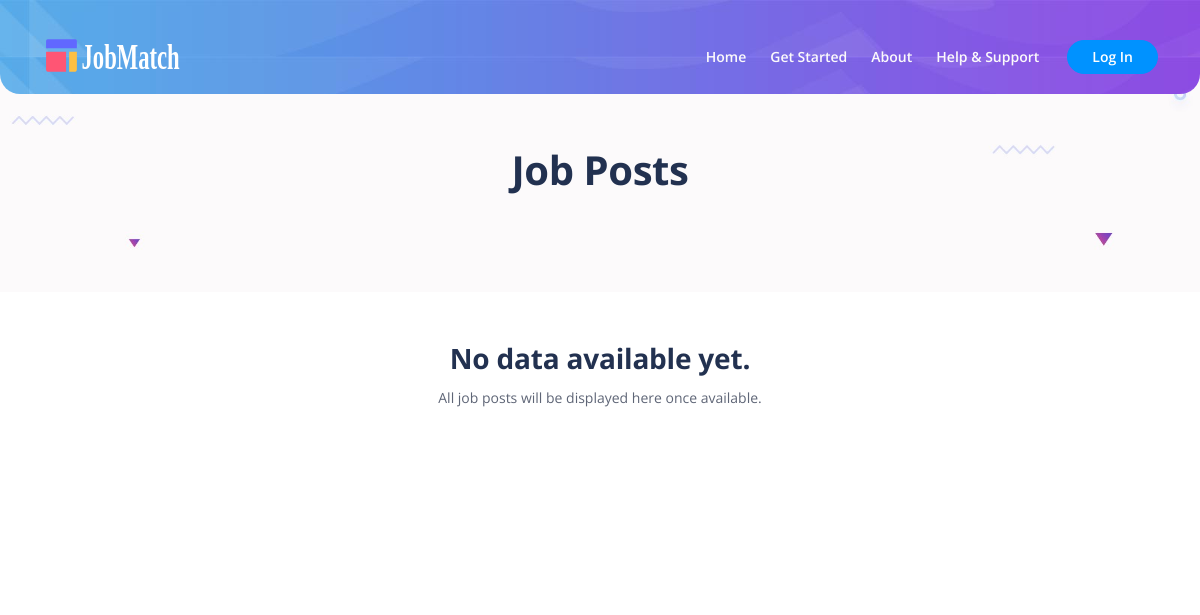
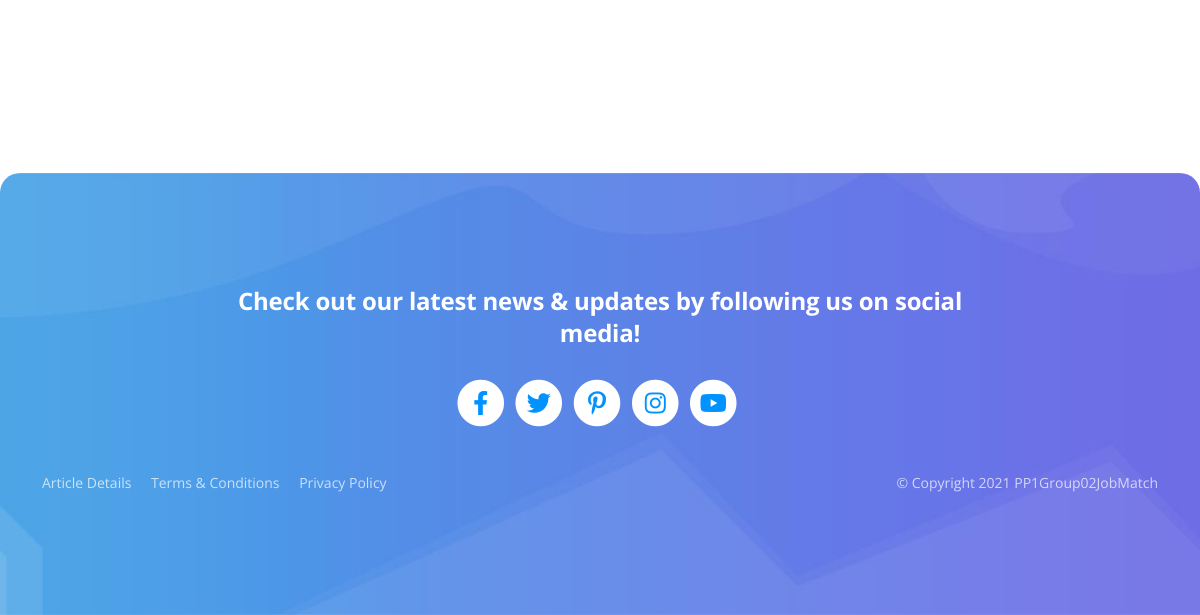
The page /view/jobpost_list.php on the database as committed earlier (2 pictures, top to bottom).
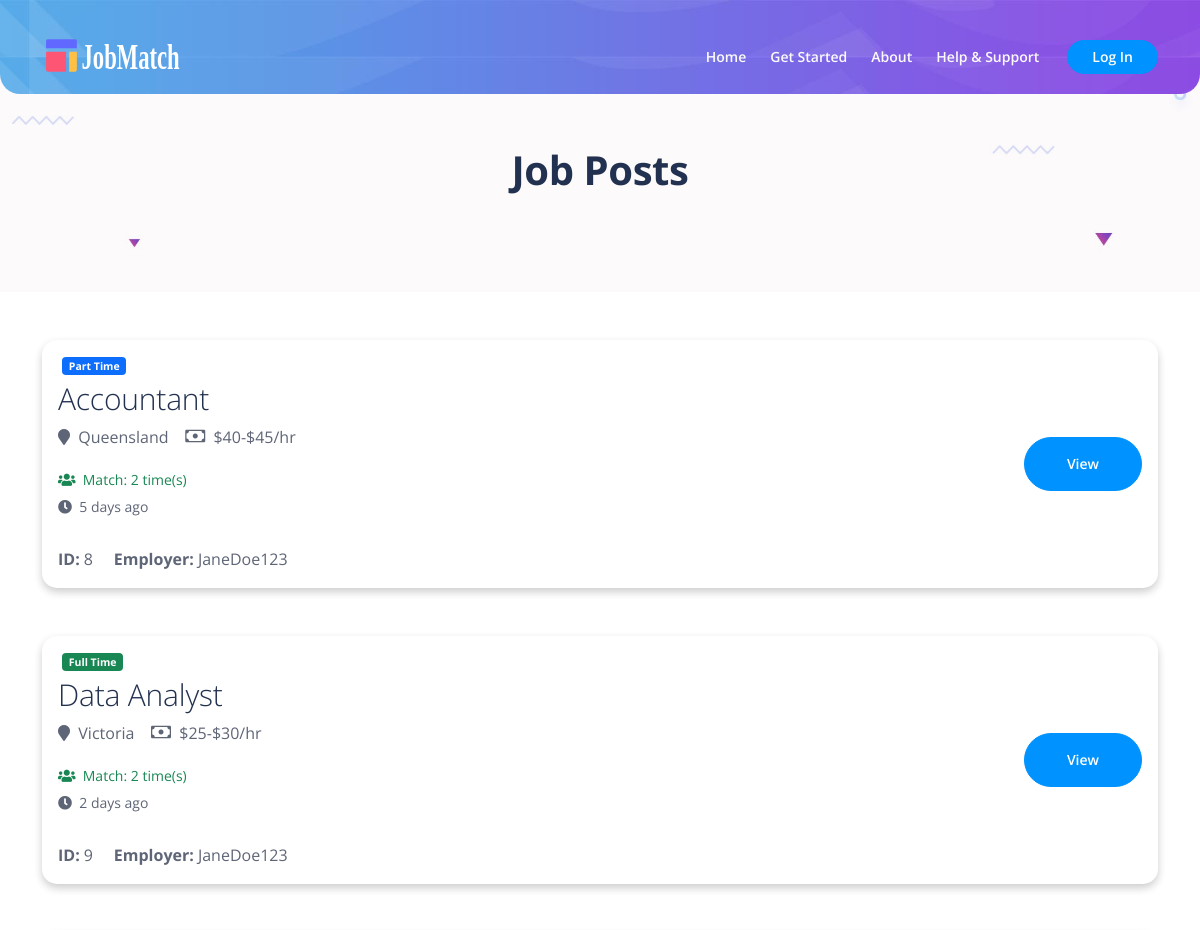
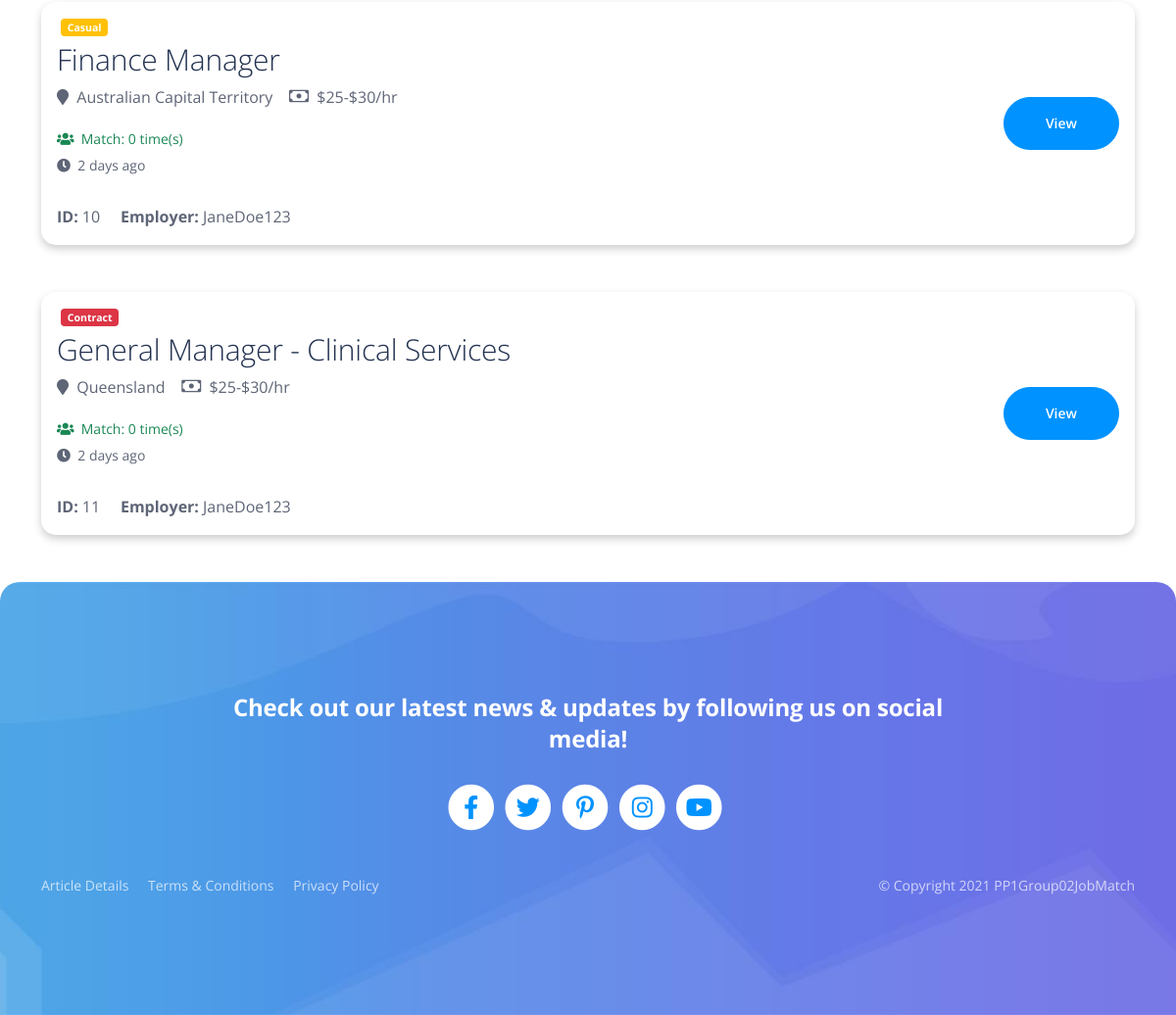
The same page on the database as committed later (2 pictures, top to bottom).
### tables this page shows
CREATE TABLE `jobpost` (
  `id` int(11) NOT NULL,
  `position` text NOT NULL,
  `field` text NOT NULL,
  `salary` text NOT NULL,
  `type` text NOT NULL,
  `description` text NOT NULL,
  `requirements` text NOT NULL,
  `location` text NOT NULL,
  `employer` text NOT NULL,
  `contact` text NOT NULL,
  `date` timestamp NOT NULL DEFAULT current_timestamp()
);

### controller/admin_controller.php (called while the page is built, shortened)
<?php
class AdminController {
    public function getAllJobPost() {
        require_once '../model/admin_model.php';
        include '../model/db_connection.php';
        $adminModel = new AdminModel();
        return $adminModel->getAllJobPost($db);
    }
}

### model/admin_model.php (called while the page is built, shortened)
<?php
class AdminModel {
	public function getAllJobPost($db){
		require_once '../model/job_object.php';
		require_once '../model/matchmaking_model.php';
		$mm = new MatchmakingModel();
		$jobposts = array();
		$query = "SELECT * FROM jobpost ORDER BY id";
		$result = $db->query($query) or die(mysqli_error($db));
		$numResults = $result->num_rows;
		for ($i = 0; $i < $numResults; $i++) {
			$row = $result->fetch_assoc();
			$totalMatches = $mm->countJobMatches($db, $row['id']);
			$timeElapsed = $mm->getTimeElapsed($row['date']);
			$jobposts[$i] = new JobPost($row['id'], $row['position'], $row['field'], $row['salary'], $row['type'], $row['description'], $row['requirements'], $row['location'], $row['employer'], $row['contact'], $totalMatches, $timeElapsed);
		}
		return $jobposts;
	}
}

### model/matchmaking_model.php (called while the page is built, shortened)
<?php
class MatchmakingModel {
	public function countJobMatches($db, $jobID) {
		$result = $db->query("SELECT COUNT(*) as totalmatches FROM jobmatch WHERE jobPostID='$jobID'");
		$row = $result->fetch_assoc();
		$countJobMatches = $row['totalmatches'];
		return $countJobMatches;
	}
	function getTimeElapsed($date, $tense = 'ago') {
		static $periods = array('year', 'month', 'day', 'hour', 'minute', 'second');
		$now  = new DateTime('now');
		$date = new DateTime($date);
		$diff = $now->diff($date)->format('%y %m %d %h %i %s');
		$diff = explode(' ', $diff);
		$diff = array_combine($periods, $diff);
		$diff = array_filter($diff);
		$period = key($diff);
		$value  = current($diff);
		if (!$value) {
			$period = 'seconds';
			$value  = 0;
		} else {
			if ($value > 1) {
				$period .= 's';
			}
		}
		return "$value $period $tense";
	}
}

### model/job_object.php (called while the page is built, shortened)
<?php
class JobPost{
    public function __construct($id, $position, $field, $salary, $type, $description, $requirements, $location, $employer, $contact, $matches, $date) {
        $this->id = $id;
        $this->position = $position;
        $this->salary = $salary;
        $this->type = $type;
        $this->location = $location;
        $this->employer = $employer;
        $this->matches = $matches;
        $this->date = $date;
    }
}

### view/jobpost_list.php (the view, shortened to what the changed rows need)
<?php
require_once '../controller/admin_controller.php';
$ac = new AdminController();
try {
    $allJobPosts = array();
    $allJobPosts = $ac->getAllJobPost();
} catch (Exception $e) {
    echo $e->getMessage();
}
?>
<!DOCTYPE html>
<html lang="en">
<head>
    <?php
    require_once("component/header.php");
    ?>
</head>
<body data-bs-spy="scroll" data-bs-target="#navbarExample" class="text-center">
    <header id="ex-header" class="ex-header">
        <div class="container">
            <div class="row justify-content-md-center">
                <div class="col-xl-11 mb-2">
                    <h1>Job Posts</h1>
                </div>
            </div>
        </div>
    </header>
    <div class="container mt-5">
        <div class="mb-5" style="min-height: 400px;">
            <?php
            if (count($allJobPosts) < 1) {
                echo "<h3>No data available yet.</h3> <small>All job posts will be displayed here once available.</small>";
            } else {
                foreach ($allJobPosts as $post) {
                    $badge = "badge bg-primary";
                    if ($post->type == "Full Time") {
                        $badge = "badge bg-success";
                    } elseif ($post->type == "Part Time") {
                        $badge = "badge bg-primary";
                    } elseif ($post->type == "Casual") {
                        $badge = "badge bg-warning";
                    } elseif ($post->type == "Contract") {
                        $badge = "badge bg-danger";
                    }
                    echo <<< END
                        <div class="job-card">
                            <div class="card border-0 mb-5">
                                <div class="card-body">
                                    <div class="row d-flex align-items-center">
                                        <div class="col text-start">
                                            <small class="ms-1"><span class="$badge">$post->type</span></small>
                                            <h4 style="font-size: 30px; font-weight: lighter;" class="text-start">$post->position</h4>
                                            <p class="card-text"><i class="fa fa-map-marker" aria-hidden="true"></i>&nbsp; $post->location &nbsp;&nbsp; <i style="font-size: 20px" class="bi bi-cash"></i>&nbsp; $post->salary</p>
                                            <small class="card-text text-success"><i class="fa fa-users" aria-hidden="true"></i>&nbsp; Match: $post->matches time(s)</small>
                                            <br>
                                            <small class="card-text"><i class="fa fa-clock" aria-hidden="true"></i>&nbsp; $post->date</small>
                                            <br><br>
                                            <p class="card-text"><b>ID:</b> $post->id &nbsp;&nbsp;&nbsp; <b>Employer:</b> $post->employer</p>
                                        </div>
                                        <div class="col text-end">
                                            <form action="employer_view_post.php" method="GET">
                                                <input type="hidden" name="id" value=$post->id>
                                                <button type="submit" class="btn btn-solid-lg">View</button>
                                            </form>
                                        </div>
                                    </div>
                                </div>
                            </div>
                        </div>
                    END;
                }
            }
            ?>
        </div>
    </div>
</body>
</html>

Rows that differ between the two databases and show on the page:
added jobpost: type "Part Time", position "Accountant", location "Queensland", salary "$40-$45/hr", matches "2", date "5 days ago", id "8", employer "JaneDoe123"
added jobpost: type "Full Time", position "Data Analyst", location "Victoria", salary "$25-$30/hr", matches "2", date "2 days ago", id "9", employer "JaneDoe123"
added jobpost: type "Casual", position "Finance Manager", location "Australian Capital Territory", salary "$25-$30/hr", matches "0", date "2 days ago", id "10", employer "JaneDoe123"
added jobpost: type "Contract", position "General Manager - Clinical Services", location "Queensland", salary "$25-$30/hr", matches "0", date "2 days ago", id "11", employer "JaneDoe123"
Other text that changed with them:
text no longer shown: "No data available yet. All job posts will be displayed here once available."
